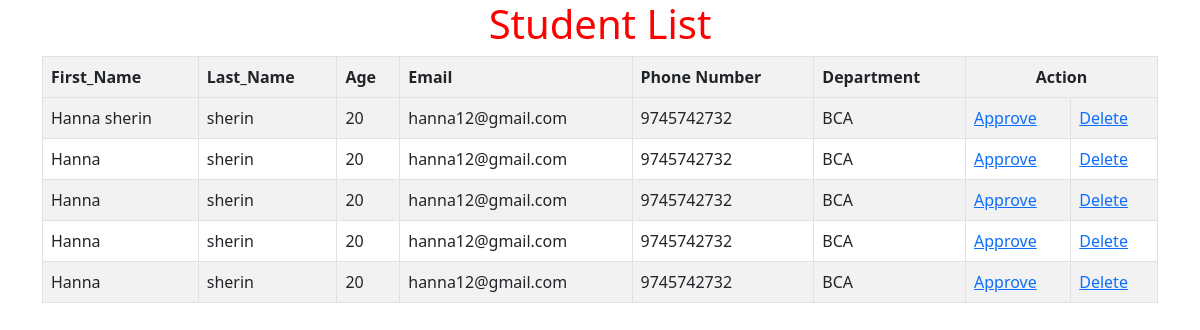
Before: /studentview/ with the older database file.
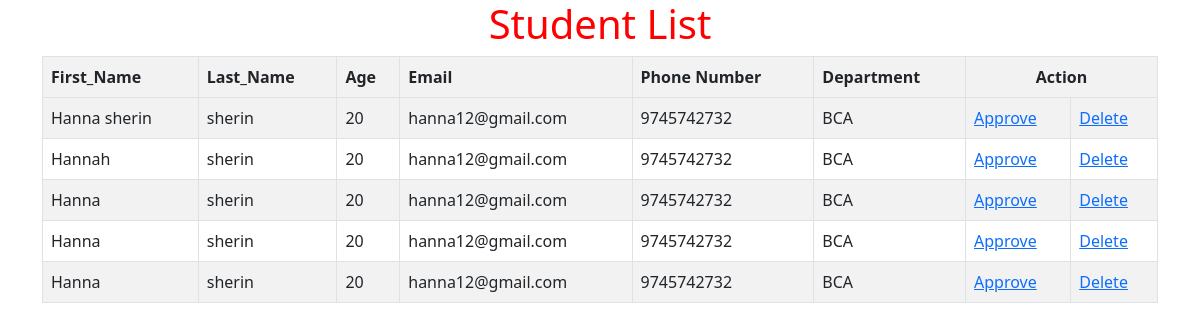
After: the same page with the newer database file.
### myapp/models.py (models this page shows)
class Student1(models.Model):
    department_id=models.ForeignKey(Department,on_delete=models.CASCADE)
    stud_id=models.ForeignKey(User,on_delete=models.CASCADE)
    age=models.IntegerField()
    phone=models.BigIntegerField()
    class Meta:
        db_table='Student1'

class User(AbstractUser):
    usertype=models.CharField(max_length=50)

class Department(models.Model):
    department_name=models.CharField(max_length=50)

### myapp/views.py (the view)
# urls.py: path('studentview/', views.student_view),
def student_view(request):
    data=Student1.objects.all()
    return render(request,'studentv.html',{'data':data})

### myapp/templates/studentv.html (shortened to what this page needs)
<!DOCTYPE html>
<html lang="en">
<head>
     <link href="https://cdn.jsdelivr.net/npm/bootstrap@5.0.2/dist/css/bootstrap.min.css" rel="stylesheet">
</head>
<body>
     <div class="container">
            <h1 style='text-align: center;color: red;'>Student List</h1>
        <table class="table table-striped table-bordered table-hover"> <tr>
            <th>First_Name</th>
            <th>Last_Name</th>
            <th>Age</th>
            <th>Email</th>
            <th>Phone Number</th>
            <th>Department</th>
            <th colspan='2' style=text-align:center >Action</th></tr>
              <tr>
            {% for i in data %}
            <tr>
                <td>{{i.stud_id.first_name}}</td>
                <td>{{i.stud_id.last_name}}</td>
                <td>{{i.age}}</td>
                <td>{{i.stud_id.email}}</td>
                <td>{{i.phone}}</td>
                <td>{{i.department_id.department_name}}</td>
                <td><a href="/stud_approve/{{i.id}}">Approve</a></td>
              <td><a href="/stud_del/{{i.id}}" onclick="return confirm('Are you sure you want to delete this student?');">Delete</a></td>
            </tr>
            {% endfor %}
        </table>
    </div>
</body>
</html>

Changed rows visible on the page:
changed through a linked row, Student1: stud_id.first_name "Hanna" → "Hannah"
